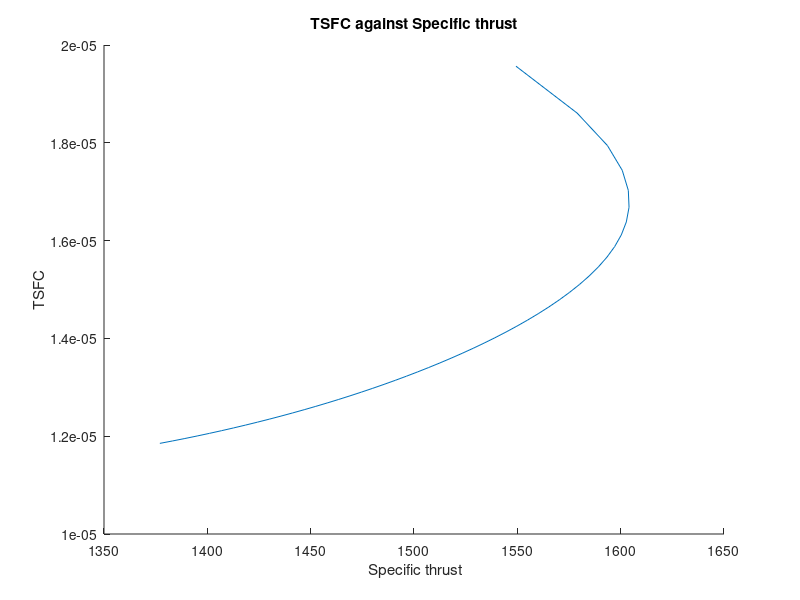
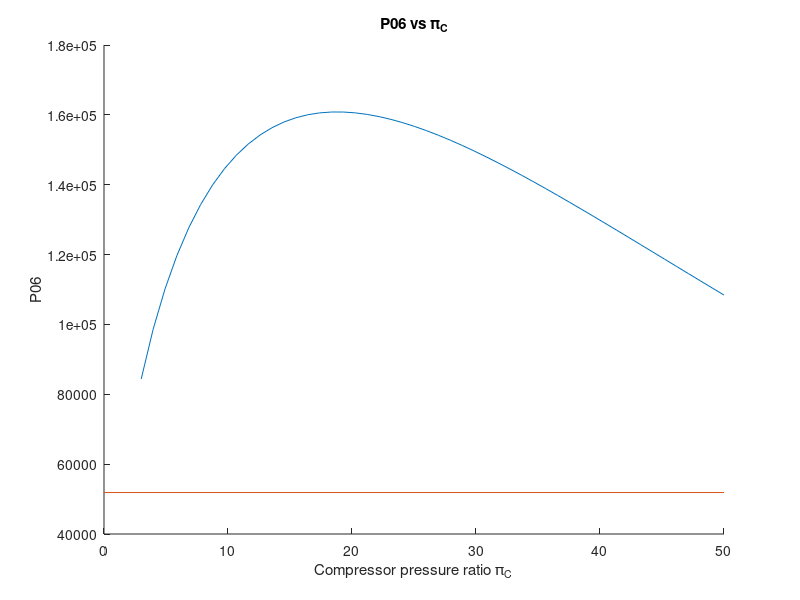
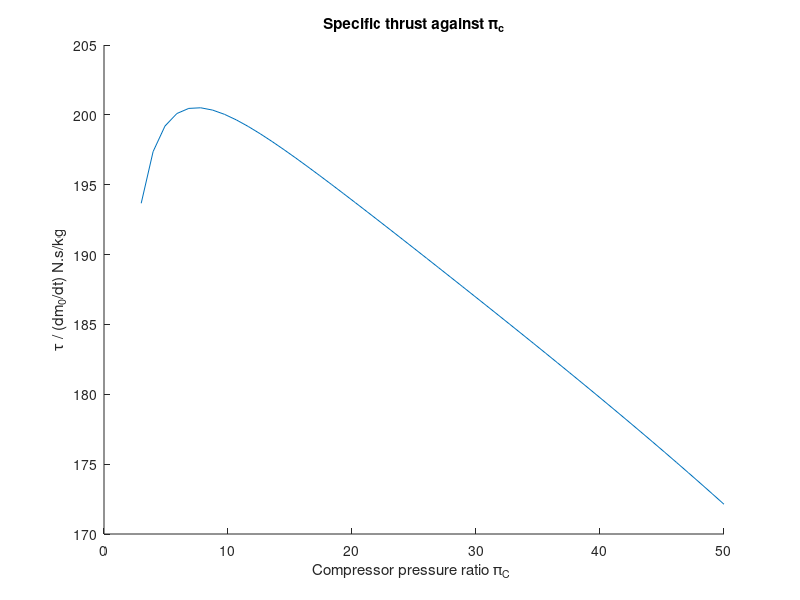
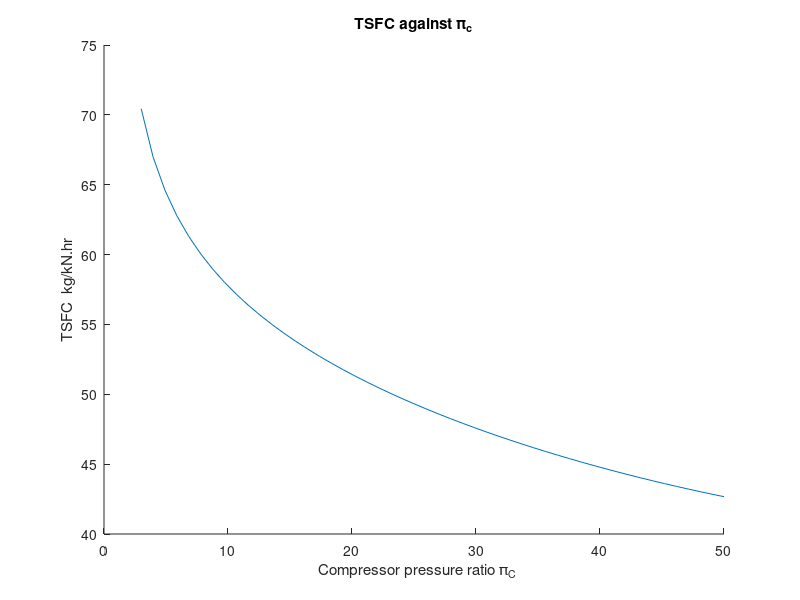

Recreate these plots in MATLAB, in order.
clear all
 clc 
%%%% inputs
T04=1730;                            % Turbine inlet temperature
B=7;                                 % fan bypass ratio
m=12;                                % mass flow rate to core
T_inf=220  ;                         % ambient temperature
P_inf=0.25*101325  ;                 % ambient pressure
M_inf=0.85      ;                    % flight mach number
gamma=1.4;                           % ratio of specific heats
R=288.66;                               % gas constant
u=M_inf*sqrt(gamma*R*T_inf);         % inlet velocity
Cp=gamma*R/(gamma-1) ;               % specific heat  
prc=linspace(3,50,50)  ;             % compressor pressure ratio
prf= 1.72 ;                          % fan pressure ratio
del_p=0;                             % combustor pressure loss

% isentropic efficiencies 
e_diff=0.93;                         % inlet/diffuser
e_fan=0.85;                          % fan
e_n_cold=0.98;                       % cold stream nozzle
e_n_hot=0.90;                        % hot stream nozzle
e_comp=0.85;                          % compressor
e_turb=0.85;                          % turbine
e_burner=1;                          % burner/combustor

Q=45000000 ;                         % fuel heat capacity 


% cold and hot stream nozzles may choke depending on altitude, B or T04 
prf_critical= (1-(gamma-1)/(e_n_cold*(gamma+1)))^(gamma/(gamma-1));   % to check if cold stream nozzle chokes or not
prc_critical= (1-(gamma-1)/(e_n_hot*(gamma+1)))^(gamma/(gamma-1)) ;   % to check if hot stream nozzle chokes or not

% diffuser stage
T02=T_inf*(1+(gamma-1)*0.5*M_inf^2) ;                   
P02=P_inf*(1+(T02/T_inf-1)*e_diff)^(gamma/(gamma-1));

% fan outlet conditons
P08  =P02*prf  ;                                         % fan outlet pressure
T08=(T02*(1+(prf^((gamma-1)/gamma)-1)/e_fan));           % fan outlet temperature
    
% fan nozzle exit velocity
if P_inf/P08>prf_critical                          % if cold stream nozzle is unchoked
    v9 =sqrt(2*e_n_cold*Cp*T08 *(1-(P_inf/P08 )^((gamma-1)/gamma)));     % unchoked exit velocity at cold stream nozzle
    p9=P_inf;
else                                     % if cold stream nozzle is choked
    p9=P08*prf_critical;                 % exit pressure = critical pressure
    T9=2*T08/(gamma+1);                  % exit temperature = critical temperature
    rho9=p9/(R*T9);                      % exit critical density
    v9=sqrt(gamma*R*T9);                 % choked exit velocity
    sprintf('Cold stream nozzle is choked, diameter-')
    2*sqrt(m*(1+B)/(rho9*v9*3.14))
end

for i=1:length(prc)
   %   compressor stage
    P03(i)=(P08*prc(i));
    T03(i)=T08*(1+(prc(i)^((gamma-1)/gamma)-1)/e_comp);
    
    % burner fuel air ratio
    f(i)=(T04-T03(i))/(e_burner*Q/Cp-T04);
    
    % turbine inlet pressure
    P04(i)=P03(i)-del_p ;           %  given pressure loss is zero
    
        
   % compressor turbine power balance
    T05(i)=T04-(T03(i)+T02-B*(T08 -T02))/(1+f(i));
    P05(i)=(P04(i)*(1-(1-T05(i)/T04)/e_turb)^(gamma/(gamma-1)));
    T06(i)=T05(i);
    P06(i)=P05(i);  %no losses in jet pipe
     
      % specific thrust, TSFC, efficiencies
      
      if P_inf/P06(i)>prc_critical &&  P_inf/P08>prf_critical           % both nozzles unchoked
           v7(i)=(sqrt(2*e_n_hot*Cp*T06(i)*(1-(P_inf/P06(i))^((gamma-1)/gamma))));
           %  v7 to be used if the nozzle isn't choked since it's assumed that
           %  P_inf=P7 or complete expansion to atmospheric pressure
           t(i)=(1+f(i))*v7(i)+B*v9-(1+B)*u ;  % unchoked nozzle 
           
                     
      elseif  prc_critical>=P_inf/P06(i) && prf_critical>=P_inf/P08      % both nozzles choked
          % choked condition, all parameters are critical conditions
           T7(i)=2*T06(i)/(gamma+1);
           p7(i)=P06(i)*prc_critical;
           v7(i)=(gamma*R*T7(i))^0.5;  
           rho7(i)=p7(i)/(R*T7(i));
      
           t(i)=(1+f(i))*v7(i)+B*(v9-u)-u + (p7(i)-P_inf)/(rho7(i)*v7(i))+B*(p9-P_inf)/(rho9*v9); % choked nozzle thrust
            % exit velocity v7 fixed by critical pressure ratio, 
            % extra pressure thrust terms come to picture  
            sprintf('both nozzles choked at pressure ratio ')
            prc(i)
            sprintf('nozzle diameter')
            sqrt(m/(rho7(i)*v7(i)*3.14))
      
      elseif P_inf/P06(i)> prc_critical &&   prf_critical>=P_inf/P08     % only cold nozzle chokes
          
         v7(i)=(sqrt(2*e_n_hot*Cp*T06(i)*(1-(P_inf/P06(i))^((gamma-1)/gamma))));
         t(i)=(1+f(i))*v7(i)+B*(v9-u)-u+B*(p9-P_inf)/(rho9*v9);
          sprintf('only cold nozzle chokes')
          prc(i)
          
         
      elseif prc_critical>=P_inf/P06(i) &&  P_inf/P08>prf_critical    % only hot nozzle chokes
      
           T7(i)=2*T06(i)/(gamma+1);
           p7(i)=P06(i)*prc_critical;
           v7(i)=(gamma*R*T7(i))^0.5;  
           rho7(i)=p7(i)/(R*T7(i));
      
           t(i)=(1+f(i))*v7(i)+B*(v9-u)-u + (p7(i)-P_inf)/(rho7(i)*v7(i));
           sprintf('only hot nozzle chokes')
           prc(i)
            sprintf('nozzle diameter')
            sqrt(m/(rho7(i)*v7(i)*3.14))
           
      end  
       e_prop(i)=2*t(i)*u/(t(i)*u*2+(1+f(i))*(v7(i)-u)^2+B*(v9-u)^2);  % propulsive efficiency
       e_therm(i)=(t(i)*u*2+(1+f(i))*(v7(i)-u)^2+B*(v9-u)^2)/(2*f(i)*Q); %thermal efficiency
end

s=f./t      ;   % TSFC

    figure
     hold on
      plot(t,s)
       title('TSFC against Specific thrust')
       xlabel('  Specific thrust ')
       ylabel('TSFC')%
 
    
    figure
 hold on
      plot(prc,P06)
      hold on
   line([0 50],[P_inf/prc_critical P_inf/prc_critical])
     title('P06 vs \pi_C')
    xlabel(' Compressor pressure ratio \pi_C ')
      ylabel('P06')
    
     figure
    hold on
       plot(prc,t/(1+B)) 
        title('Specific thrust against \pi_c')
        xlabel('Compressor pressure ratio \pi_C ')
        ylabel('\tau / (dm_0/dt) N.s/kg')%
 
 figure
       hold on
            plot(prc,s*1000*3600)
       title('TSFC against \pi_c')
          xlabel('  Compressor pressure ratio \pi_C')
        ylabel('TSFC  kg/kN.hr')%
   
    figure 
      hold on
      plot(prc,e_prop,'+')
           plot(prc,e_therm ,'o'  )
        plot(prc,e_prop.*e_therm, '*' )
         title('T_{04}=1630 K  ')
          xlabel('\pi_C Compressor pressure ratio')
         ylabel('Efficiencies \eta (High to low - propulsive, thermal, overall)')%
        
